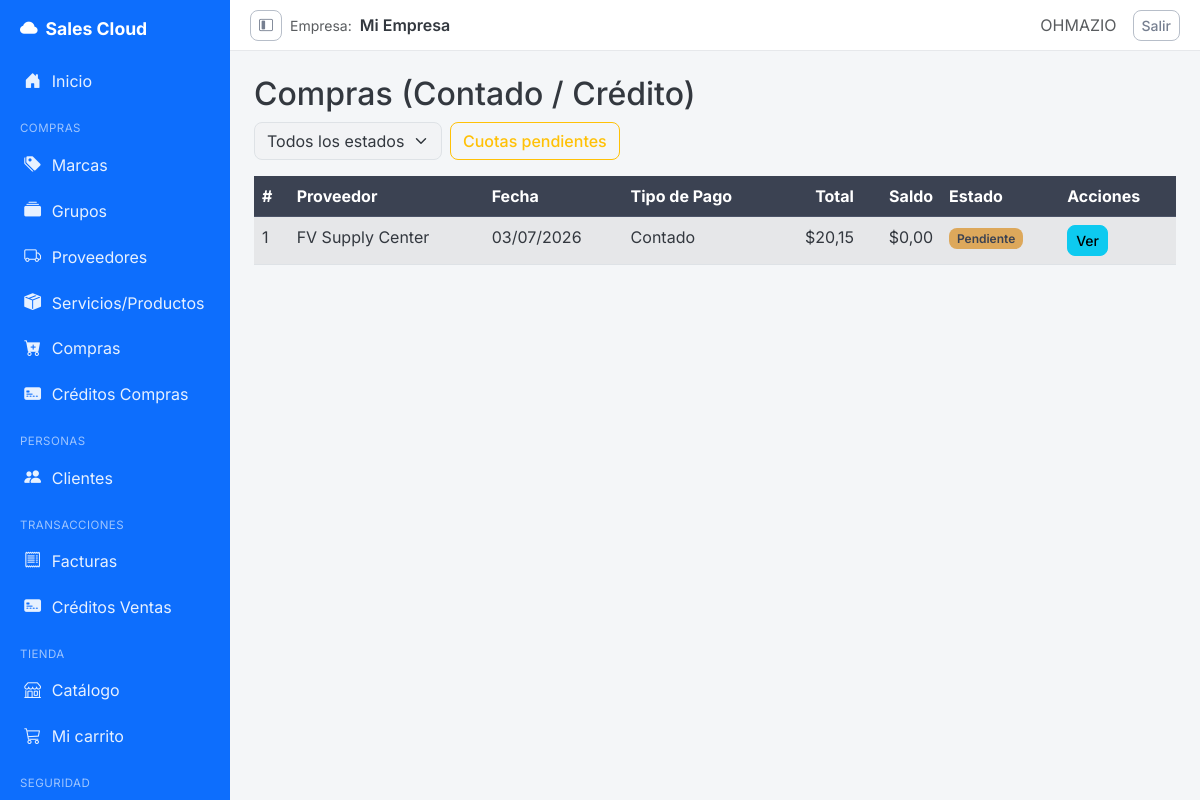
/creditos-compras/compras/ (signed in), run on the app's committed database.
### purchasing/models.py (models this page shows, shortened)
class Purchase(models.Model):
    TIPO_PAGO_CONTADO = 'CONTADO'
    TIPO_PAGO_CREDITO = 'CREDITO'
    TIPO_PAGO_CHOICES = [
        (TIPO_PAGO_CONTADO, 'Contado'),
        (TIPO_PAGO_CREDITO, 'Crédito'),
    ]
    ESTADO_PENDIENTE = 'PENDIENTE'
    ESTADO_PAGADA = 'PAGADA'
    ESTADO_CHOICES = [
        (ESTADO_PENDIENTE, 'Pendiente'),
        (ESTADO_PAGADA, 'Pagada'),
    ]
    supplier = models.ForeignKey(
        Supplier, on_delete=models.PROTECT, related_name='purchases'
    )
    document_number = models.CharField(
        max_length=20, verbose_name='Supplier Invoice No.'
    )
    purchase_date = models.DateTimeField(auto_now_add=True)
    subtotal = models.DecimalField(max_digits=12, decimal_places=2, default=0)
    tax = models.DecimalField(max_digits=12, decimal_places=2, default=0)
    total = models.DecimalField(max_digits=12, decimal_places=2, default=0)
    is_active = models.BooleanField(default=True)
    tipo_pago = models.CharField(max_length=10, choices=TIPO_PAGO_CHOICES, default=TIPO_PAGO_CONTADO)
    saldo = models.DecimalField(max_digits=10, decimal_places=2, default=0)
    estado = models.CharField(max_length=10, choices=ESTADO_CHOICES, default=ESTADO_PENDIENTE)
    class Meta:
        verbose_name = 'Purchase'
        verbose_name_plural = 'Purchases'
        ordering = ['-purchase_date']
        constraints = [
            models.UniqueConstraint(
                fields=['supplier', 'document_number'],
                name='unique_supplier_document'
            )
        ]
        permissions = [
            ('export_purchase', 'Can export purchase'),
            ('print_purchase', 'Can print purchase'),
        ]

### billing/models.py (models this page shows)
class Supplier(models.Model):
    DOCUMENT_CEDULA = 'CEDULA'
    DOCUMENT_RUC = 'RUC'
    DOCUMENT_CHOICES = [
        (DOCUMENT_CEDULA, 'Cédula'),
        (DOCUMENT_RUC, 'RUC'),
    ]
    name = models.CharField(max_length=200, verbose_name='Company Name')
    business_name = models.CharField(max_length=200, blank=True, null=True, verbose_name='Razón Social')
    document_type = models.CharField(max_length=10, choices=DOCUMENT_CHOICES, default=DOCUMENT_RUC, blank=True)
    document_number = models.CharField(max_length=13, blank=True, null=True, verbose_name='RUC/Cédula')
    contact_name = models.CharField(max_length=200, blank=True, null=True)
    email = models.EmailField(blank=True, null=True)
    phone = models.CharField(max_length=20, blank=True, null=True)
    address = models.TextField(blank=True, null=True)
    is_active = models.BooleanField(default=True)
    created_at = models.DateTimeField(auto_now_add=True)
    updated_at = models.DateTimeField(auto_now=True)
    class Meta:
        verbose_name = 'Supplier'
        verbose_name_plural = 'Suppliers'
        ordering = ['name']
        permissions = [
            ('export_supplier', 'Can export supplier'),
            ('print_supplier', 'Can print supplier'),
        ]
    def __str__(self): return self.name

### creditos_compras/views.py (the view)
# urls.py: path('compras/', views.CompraListView.as_view(), name='compra_list'),
class CompraListView(LoginRequiredMixin, PermissionRequiredMixin, ListView):
    model = Purchase
    template_name = 'creditos_compras/compra_list.html'
    context_object_name = 'compras'
    paginate_by = 15
    permission_required = 'purchasing.view_purchase'
    permission_redirect_url = '/'
    def get_queryset(self):
        qs = Purchase.objects.select_related('supplier').order_by('-purchase_date')
        estado = self.request.GET.get('estado', '').strip()
        if estado in (Purchase.ESTADO_PENDIENTE, Purchase.ESTADO_PAGADA):
            qs = qs.filter(estado=estado)
        return qs
    def get_context_data(self, **kwargs):
        context = super().get_context_data(**kwargs)
        context['estado_filtro'] = self.request.GET.get('estado', '')
        return context

### security/templatetags/security_tags.py (called while the page is built)
@register.filter(name='has_group')
def has_group(user, group_name):
    if not user.is_authenticated:
        return False
    if user.is_superuser:      # el superusuario ve todo
        return True
    return user.groups.filter(name=group_name).exists()

### shared/mixins.py (called while the page is built)
    def dispatch(self, request, *args, **kwargs):
        if not request.user.has_perm(self.permission_required):
            messages.error(request, self.permission_error_message)
            return redirect(self.permission_redirect_url)
        return super().dispatch(request, *args, **kwargs)

### storefront/context_processors.py (called while the page is built)
def cart(request):
    return {'cart': Cart(request)}

### creditos_compras/templates/creditos_compras/compra_list.html (shortened to what this page needs)
{% extends 'billing/base_sidebar.html' %}
{% block content %}
<h2>Compras (Contado / Crédito)</h2>
<form method="get" class="row g-2 align-items-center mb-3">
  <div class="col-auto">
    <select name="estado" class="form-select" onchange="this.form.submit()">
      <option value="" {% if not estado_filtro %}selected{% endif %}>Todos los estados</option>
    </select>
  </div>
  <div class="col-auto">
    <a href="{% url 'creditos_compras:cuotas_pendientes' %}" class="btn btn-outline-warning">Cuotas pendientes</a>
  </div>
</form>
<table class="table table-striped table-hover">
  <thead class="table-dark">
    <tr>
      <th>#</th><th>Proveedor</th><th>Fecha</th><th>Tipo de Pago</th>
      <th class="text-end">Total</th><th class="text-end">Saldo</th><th>Estado</th><th>Acciones</th>
    </tr>
  </thead>
  <tbody>
    {% for compra in compras %}
    <tr>
      <td>{{ compra.id }}</td>
      <td>{{ compra.supplier }}</td>
      <td>{{ compra.purchase_date|date:"d/m/Y" }}</td>
      <td>{{ compra.get_tipo_pago_display }}</td>
      <td class="text-end">${{ compra.total }}</td>
      <td class="text-end">${{ compra.saldo }}</td>
      <td>
        <span class="badge {% if compra.estado == 'PAGADA' %}bg-success{% else %}bg-warning text-dark{% endif %}">
          {{ compra.get_estado_display }}
        </span>
      </td>
      <td>
        <a href="{% url 'creditos_compras:compra_detail' compra.pk %}" class="btn btn-sm btn-info">Ver</a>
      </td>
    </tr>
    {% empty %}
    <tr><td colspan="8" class="text-center">No hay compras.</td></tr>
    {% endfor %}
  </tbody>
</table>
{% endblock %}

### billing/templates/billing/base_sidebar.html (shortened to what this page needs)
{% load security_tags %}
{% load static %}
<!DOCTYPE html>
<html lang="es">
<head>
  <link href="https://cdn.jsdelivr.net/npm/bootstrap@5.3.0/dist/css/bootstrap.min.css" rel="stylesheet">
  <link rel="stylesheet" href="https://cdn.jsdelivr.net/npm/bootstrap-icons@1.11.1/font/bootstrap-icons.css">
  <link rel="stylesheet" href="{% static 'css/theme.css' %}">
</head>
<body>
<aside class="app-sidebar" id="appSidebar">
  <a class="brand" href="{% url 'billing:home' %}"><i class="bi bi-cloud-fill"></i><span>Sales Cloud</span></a>
  <nav class="nav flex-column">
    <a class="nav-link" href="{% url 'billing:home' %}" title="Inicio"><i class="bi bi-house-door-fill"></i><span>Inicio</span></a>
    {% if user.is_authenticated %}
    {% if user|has_group:'Analista de Compras' or user|has_group:'Administrador' %}
    <div class="nav-section-title">Compras</div>
    <a class="nav-link" href="{% url 'billing:brand_list' %}" title="Marcas"><i class="bi bi-tags-fill"></i><span>Marcas</span></a>
    <a class="nav-link" href="{% url 'billing:productgroup_list' %}" title="Grupos"><i class="bi bi-collection-fill"></i><span>Grupos</span></a>
    <a class="nav-link" href="{% url 'billing:supplier_list' %}" title="Proveedores"><i class="bi bi-truck"></i><span>Proveedores</span></a>
    <a class="nav-link" href="{% url 'billing:product_list' %}" title="Servicios/Productos"><i class="bi bi-box-seam-fill"></i><span>Servicios/Productos</span></a>
    <a class="nav-link" href="{% url 'purchasing:purchase_list' %}" title="Compras"><i class="bi bi-cart-plus-fill"></i><span>Compras</span></a>
    <a class="nav-link" href="{% url 'creditos_compras:compra_list' %}" title="Créditos Compras"><i class="bi bi-credit-card-2-front-fill"></i><span>Créditos Compras</span></a>
    {% endif %}
    {% if user|has_group:'Vendedor' or user|has_group:'Administrador' %}
    <div class="nav-section-title">Personas</div>
    <a class="nav-link" href="{% url 'billing:customer_list' %}" title="Clientes"><i class="bi bi-people-fill"></i><span>Clientes</span></a>
    <div class="nav-section-title">Transacciones</div>
    <a class="nav-link" href="{% url 'billing:invoice_list' %}" title="Facturas"><i class="bi bi-receipt"></i><span>Facturas</span></a>
    <a class="nav-link" href="{% url 'creditos_ventas:factura_list' %}" title="Créditos Ventas"><i class="bi bi-credit-card-2-front-fill"></i><span>Créditos Ventas</span></a>
    {% endif %}
    {% if user|has_group:'Cliente' %}
    <div class="nav-section-title">Tienda</div>
    <a class="nav-link" href="{% url 'storefront:catalog' %}" title="Catálogo"><i class="bi bi-shop"></i><span>Catálogo</span></a>
    <a class="nav-link" href="{% url 'storefront:cart_detail' %}" title="Mi carrito"><i class="bi bi-cart3"></i><span>Mi carrito</span></a>
    {% endif %}
    {% if user|has_group:'Administrador' %}
    <div class="nav-section-title">Seguridad</div>
    {% endif %}
    {% endif %}
  </nav>
</aside>
<div class="app-main">
  <header class="app-topbar">
    <div class="d-flex align-items-center gap-2">
      <button class="btn btn-sm btn-outline-secondary d-none d-md-inline-flex" type="button"
              id="sidebarToggle" title="Colapsar/expandir menú">
        <i class="bi bi-layout-sidebar-inset"></i>
      </button>
      <span class="text-muted small">Empresa:</span>
      <span class="fw-semibold">{{ request.session.company_name|default:"Mi Empresa" }}</span>
    </div>
    <div class="d-flex align-items-center gap-3">
      {% if user.is_authenticated %}
        <span class="text-muted">{{ user.username|upper }}</span>
        <form method="post" action="{% url 'logout' %}" class="d-inline">
          <button type="submit" class="btn btn-sm btn-outline-secondary">Salir</button>
        </form>
      {% else %}
        <a href="{% url 'login' %}" class="btn btn-sm btn-primary">Iniciar sesión</a>
      {% endif %}
    </div>
  </header>
  <div class="app-content">
    {% block content %}{% endblock %}
  </div>
</div>
</body>
</html>

### static/css/theme.css (style rules this page uses)
:root { --bs-primary: #5C7A99; --bs-primary-rgb: 92, 122, 153; --bs-secondary: #8A94A6; --bs-secondary-rgb: 138, 148, 166; --bs-success: #6E9887; --bs-success-rgb: 110, 152, 135; --bs-info: #6FA3AC; --bs-info-rgb: 111, 163, 172; --bs-warning: #DDA85B; --bs-warning-rgb: 221, 168, 91; --bs-danger: #C1666B; --bs-danger-rgb: 193, 102, 107; --bs-light: #F4F5F7; --bs-light-rgb: 244, 245, 247; --bs-dark: #3B4252; --bs-dark-rgb: 59, 66, 82; --bs-body-bg: #F2F3F5; --bs-body-color: #33383F; --bs-link-color: #4E6883; --bs-link-hover-color: #3E5468; --bs-border-radius: 0.5rem; --bs-border-radius-lg: 0.75rem; --bs-border-radius-sm: 0.35rem; }
body { font-family: 'Inter', -apple-system, BlinkMacSystemFont, 'Segoe UI', sans-serif; background-color: var(--bs-body-bg); color: var(--bs-body-color); }
.btn { border-radius: var(--bs-border-radius); font-weight: 500; }
.btn-outline-secondary { --bs-btn-color: #767F90; --bs-btn-border-color: #B7BEC9; --bs-btn-hover-bg: #8A94A6; --bs-btn-hover-border-color: #8A94A6; }
.table-dark { --bs-table-bg: #3B4252; --bs-table-striped-bg: #434A5C; --bs-table-hover-bg: #4A5266; --bs-table-active-bg: #4A5266; --bs-table-border-color: #4C5468; }
.table-striped > tbody > tr:nth-of-type(odd) > * { --bs-table-accent-bg: #F7F8F9; }
.badge { font-weight: 600; }
a { text-decoration: none; }

### billing/templates/billing/base_sidebar.html (style rules this page uses)
:root { --sidebar-width: 230px; --sidebar-width-collapsed: 64px; --siigo-blue: #0d6efd; }
body { background: #f4f6f8; }
.app-sidebar { position: fixed; top: 0; left: 0; bottom: 0; width: var(--sidebar-width); background: var(--siigo-blue); overflow-x: hidden; overflow-y: auto; z-index: 1030; transition: width .2s ease; }
.app-sidebar .brand { color: #fff; font-weight: 700; font-size: 1.1rem; padding: 1rem 1.25rem; display: flex; align-items: center; gap: .5rem; white-space: nowrap; }
.app-sidebar .nav-link { color: rgba(255,255,255,.9); padding: .65rem 1.25rem; display: flex; align-items: center; gap: .6rem; border-left: 3px solid transparent; white-space: nowrap; }
.app-sidebar .nav-link i { font-size: 1.05rem; width: 1.2rem; text-align: center; flex-shrink: 0; }
.app-sidebar .nav-section-title { color: rgba(255,255,255,.6); font-size: .72rem; text-transform: uppercase; letter-spacing: .04em; padding: 1rem 1.25rem .25rem; white-space: nowrap; }
.app-main { margin-left: var(--sidebar-width); transition: margin-left .2s ease; }
.app-topbar { background: #fff; border-bottom: 1px solid #e6e8eb; padding: .6rem 1.25rem; display: flex; align-items: center; justify-content: space-between; gap: 1rem; }
.app-content { padding: 1.5rem; }
#sidebarToggle { cursor: pointer; }

### data on the page
Purchase: id "1", supplier "FV Supply Center", purchase_date "03/07/2026", tipo_pago "Contado", total "20,15", saldo "0,00", estado "Pendiente"

### other printed values
{{ request.session.company_name|default:"Mi Empresa" }} "Mi Empresa"
{{ user.username|upper }} "OHMAZIO"
